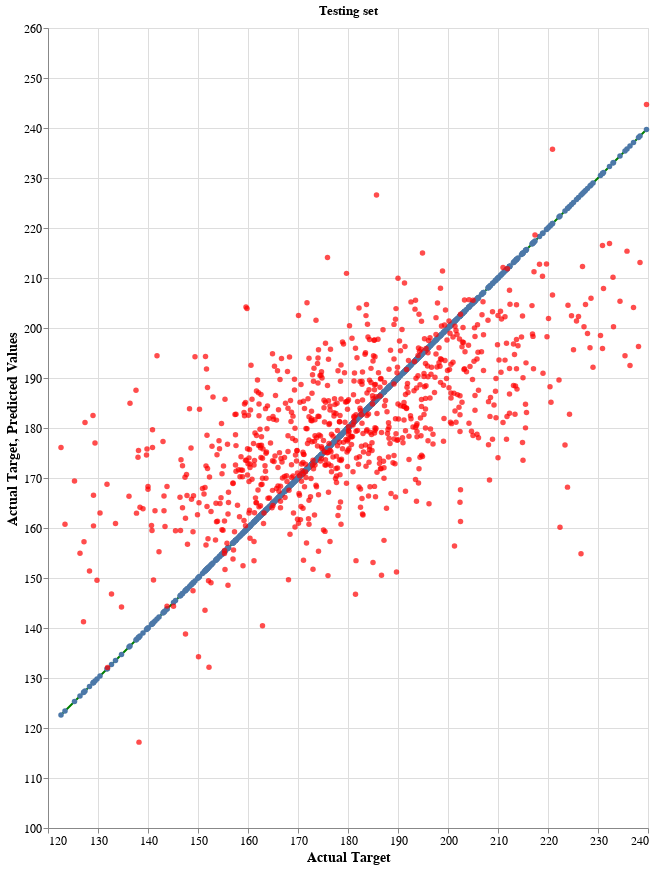

Source (notebook cell):
### Code cell
final_chart

### Figure 1 — Vega-Lite specification as saved in the notebook (floating-point values rounded to 4 significant figures; data arrays with more than 128 entries replaced by an {"elided": "..."} marker saying what was removed)
{"config": {"view": {"continuousWidth": 400, "continuousHeight": 300}, "axis": {"labelFontSize": 12, "titleFontSize": 14}, "legend": {"orient": "top"}, "title": {"anchor": "middle"}}, "layer": [{"mark": {"type": "line", "color": "green", "point": true}, "encoding": {"tooltip": [{"field": "Actual Target", "type": "quantitative"}, {"field": "Predicted Values", "type": "quantitative"}], "x": {"field": "Actual Target", "type": "quantitative"}, "y": {"field": "Actual Target", "scale": {"domain": [100, 239.7], "nice": true}, "type": "quantitative"}}, "height": 800, "width": 600}, {"mark": {"type": "circle", "color": "red", "opacity": 0.7}, "encoding": {"tooltip": [{"field": "Actual Target", "type": "quantitative"}, {"field": "Predicted Values", "type": "quantitative"}], "x": {"field": "Actual Target", "type": "quantitative"}, "y": {"field": "Predicted Values", "scale": {"domain": [100, 244.7], "nice": true}, "type": "quantitative"}}}], "data": {"name": "data-c5e6b37d9d3187a2df55e645f2c46280"}, "height": 800, "title": "Testing set", "width": 600, "$schema": "https://vega.github.io/schema/vega-lite/v4.17.0.json", "datasets": {"data-c5e6b37d9d3187a2df55e645f2c46280": {"elided": "854 records"}}}
